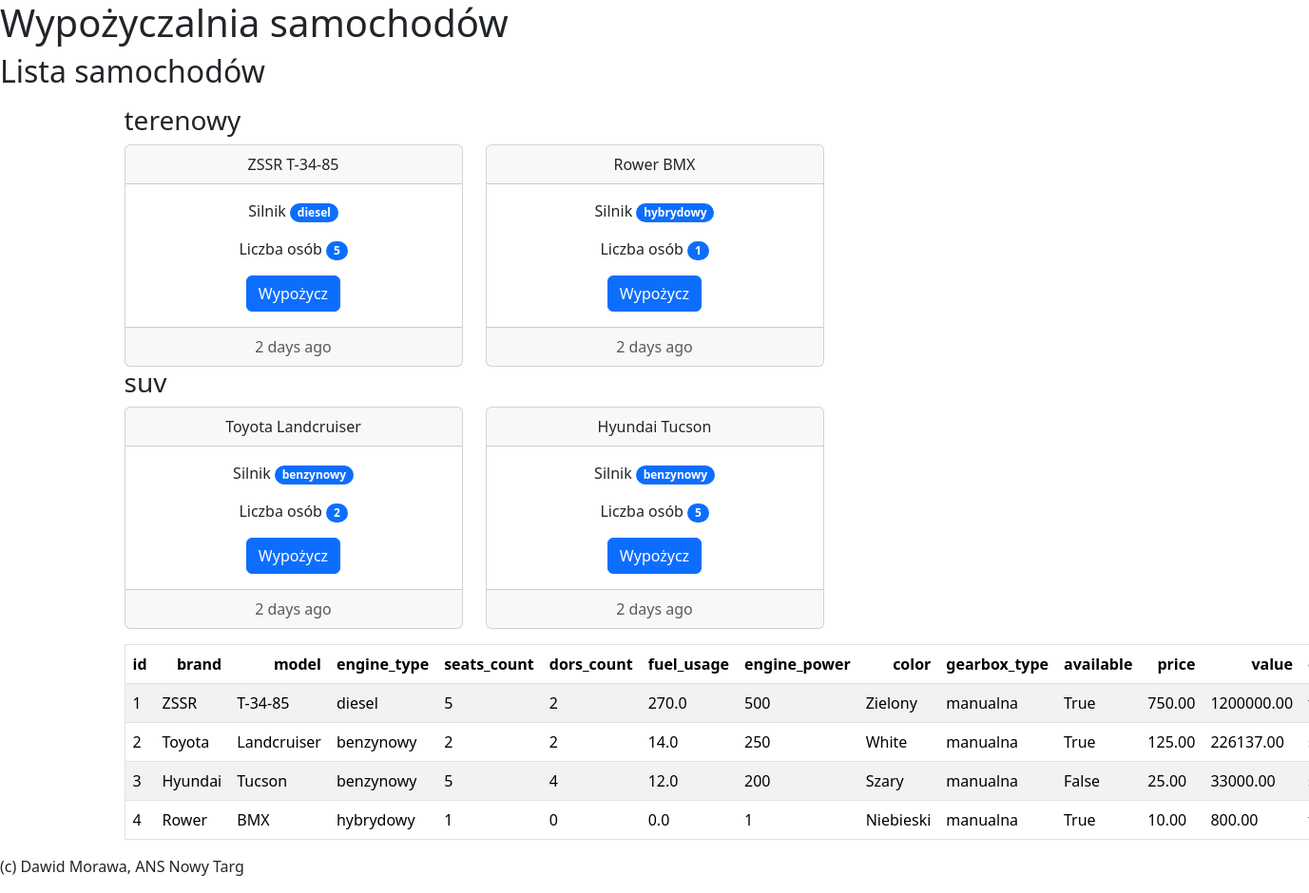
/rental/cars/, run on the app's committed database.
### rental/models.py (models this page shows, shortened)
class Car(models.Model):
    ENGINE_TYPES = [
        ("benzynowy", "Benzynowy"),
        ("diesel", "Diesel"),
        ("hybrydowy", "Hybrydowy"),
        ("elektryczny", "Elektryczny"),
        ("wodorowy", "Wodorowy")
    ]
    GEARBOX_TYPES = [
        ("automatyczna", "Automatyczna"),
        ("manualna", "Manualna"),
        ("polautomatyczna", "Polautomatyczna"),
    ]
    CATEGORIES = [
        ("suv", "SUV"),
        ("miejski", "miejski"),
        ("terenowy", "terenowy"),
        ("van", "VAN"),
        ("sportowy", "sportowy"),
    ]
    brand = models.CharField(max_length=50, verbose_name="Marka")
    model = models.CharField(max_length=50, verbose_name="Model")
    engine_type = models.CharField(max_length=20, choices=ENGINE_TYPES, verbose_name="Typ silnika")
    seats_count = models.PositiveSmallIntegerField()
    dors_count = models.PositiveSmallIntegerField()
    fuel_usage = models.FloatField()
    engine_power = models.PositiveSmallIntegerField()
    color = models.CharField(max_length=20)
    equipment = models.ManyToManyField(Equipment)
    gearbox_type = models.CharField(max_length=20, choices=GEARBOX_TYPES)
    available = models.BooleanField()
    price = models.DecimalField(max_digits=10, decimal_places=2)
    value = models.DecimalField(max_digits=10, decimal_places=2)
    category = models.CharField(max_length=20, choices=CATEGORIES)

### rental/views.py (the view)
# urls.py: path('cars/', views.cars, name='cars'),
def cars(request):
    cars = Car.objects.all()
    categories = list(cars.values_list('category', flat=True).distinct())
    cars2 = pd.DataFrame.from_records(cars.values())
    return render(request,'cars.html.jinja', {'cars': cars, 'categories': categories, 'cars2': cars2.to_html(classes='table table-striped table-bordereds', index=False, table_id="cars2")})

### rental/templates/cars.html.jinja (shortened to what this page needs)
{% extends "base.html.jinja" %}
{% block content %}
    <h2>Lista samochodów</h2>
    <div class="container mb-3 mt-3">
    {% for category in categories %}
        <h3>{{category}}</h3>
        <div class="row row-cols-1 row-cols-md-3 g-4">
        {% for car in cars %}
            {% if car.category == category %}
            <div class="col">
                <div class="card text-center">
                    <div class="card-header">
                        {{car.brand}} {{car.model}}
                    </div>
                    <div class="card-body">
                        <p class="card-text">Silnik <span class="badge text-bg-primary rounded-pill">{{car.engine_type}}</span></p>
                        <p class="card-text">Liczba osób <span class="badge text-bg-primary rounded-pill">{{car.seats_count}}</span></p>
                        <a href="{% url 'rent' car_id=car.id %}" class="btn btn-primary">Wypożycz</a>
                    </div>
                    <div class="card-footer text-body-secondary">
                        2 days ago
                    </div>
                </div>
            </div>
            {% endif %}
        {% endfor %}
    </div>
    {% endfor %}
    </div>
    <div class="container mb-3 mt-3">
        {{cars2 | safe}}
    </div>
{% endblock content %}

### rental/templates/base.html.jinja (shortened to what this page needs)
<!DOCTYPE html>
<html lang="en">
<head>
    <link href="https://cdn.jsdelivr.net/npm/bootstrap@5.3.3/dist/css/bootstrap.min.css" rel="stylesheet">
    <link rel="stylesheet" href="https://cdn.datatables.net/2.0.8/css/dataTables.dataTables.css" />
</head>
<body>
    <header>
        <h1>Wypożyczalnia samochodów</h1>
    </header>
    <section>
        {% block content %}{% endblock content %}
    </section>
    <footer>
        <p>(c) Dawid Morawa, ANS Nowy Targ</p>
    </footer>
</body>
</html>

### data on the page
Car: brand "ZSSR", model "T-34-85", engine_type "diesel", seats_count "5"
Car: brand "Rower", model "BMX", engine_type "hybrydowy", seats_count "1", color "id brand model engine_type seats_count dors_count fuel_usage engine_power color gearbox_type available price value 1 ZSSR T-34-85 diesel 5 2 270.0 500 Zielony manualna True 750.00 1200000.00 2 Toyota Landcruiser benzynowy 2 2 14.0 250 White manualna True 125.00 226137.00 3 Hyundai Tucson benzynowy 5 4 12.0 200 Szary manualna False 25.00 33000.00 4 Rower BMX hybrydowy 1 0 0.0 1 Niebieski manualna True 10.00 800.00"
Car: brand "Toyota", model "Landcruiser", engine_type "benzynowy", seats_count "2"
Car: brand "Hyundai", model "Tucson", engine_type "benzynowy", seats_count "5"

### other printed values
{{ category }} "terenowy" "suv"
